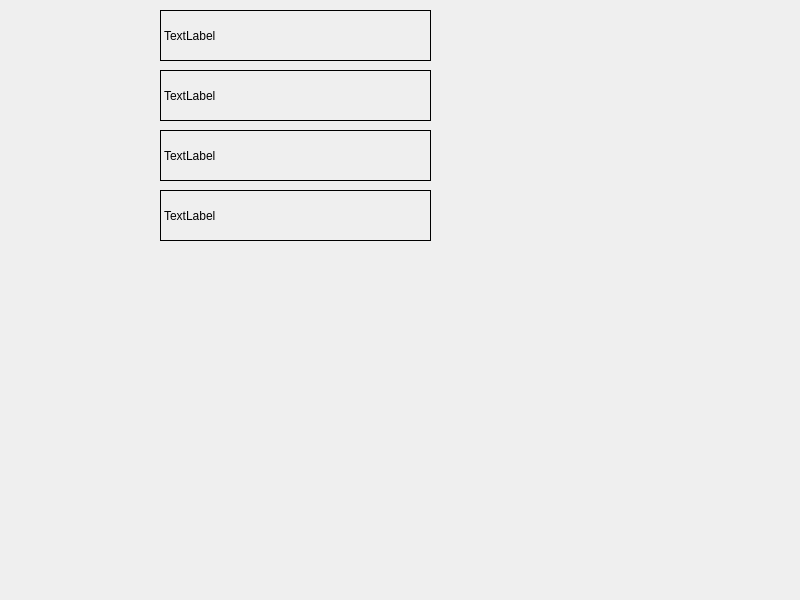
<?xml version="1.0" encoding="UTF-8"?>
<ui version="4.0">
 <class>Widget</class>
 <widget class="QWidget" name="Widget">
  <property name="geometry">
   <rect>
    <x>0</x>
    <y>0</y>
    <width>800</width>
    <height>600</height>
   </rect>
  </property>
  <property name="windowTitle">
   <string>Widget</string>
  </property>
  <widget class="QLabel" name="label">
   <property name="geometry">
    <rect>
     <x>160</x>
     <y>10</y>
     <width>271</width>
     <height>51</height>
    </rect>
   </property>
   <property name="frameShape">
    <enum>QFrame::Shape::Box</enum>
   </property>
   <property name="text">
    <string>TextLabel</string>
   </property>
  </widget>
  <widget class="QLabel" name="label_2">
   <property name="geometry">
    <rect>
     <x>160</x>
     <y>70</y>
     <width>271</width>
     <height>51</height>
    </rect>
   </property>
   <property name="frameShape">
    <enum>QFrame::Shape::Box</enum>
   </property>
   <property name="text">
    <string>TextLabel</string>
   </property>
  </widget>
  <widget class="QLabel" name="label_3">
   <property name="geometry">
    <rect>
     <x>160</x>
     <y>130</y>
     <width>271</width>
     <height>51</height>
    </rect>
   </property>
   <property name="frameShape">
    <enum>QFrame::Shape::Box</enum>
   </property>
   <property name="text">
    <string>TextLabel</string>
   </property>
  </widget>
  <widget class="QLabel" name="label_4">
   <property name="geometry">
    <rect>
     <x>160</x>
     <y>190</y>
     <width>271</width>
     <height>51</height>
    </rect>
   </property>
   <property name="frameShape">
    <enum>QFrame::Shape::Box</enum>
   </property>
   <property name="text">
    <string>TextLabel</string>
   </property>
  </widget>
 </widget>
 <resources/>
 <connections/>
</ui>
